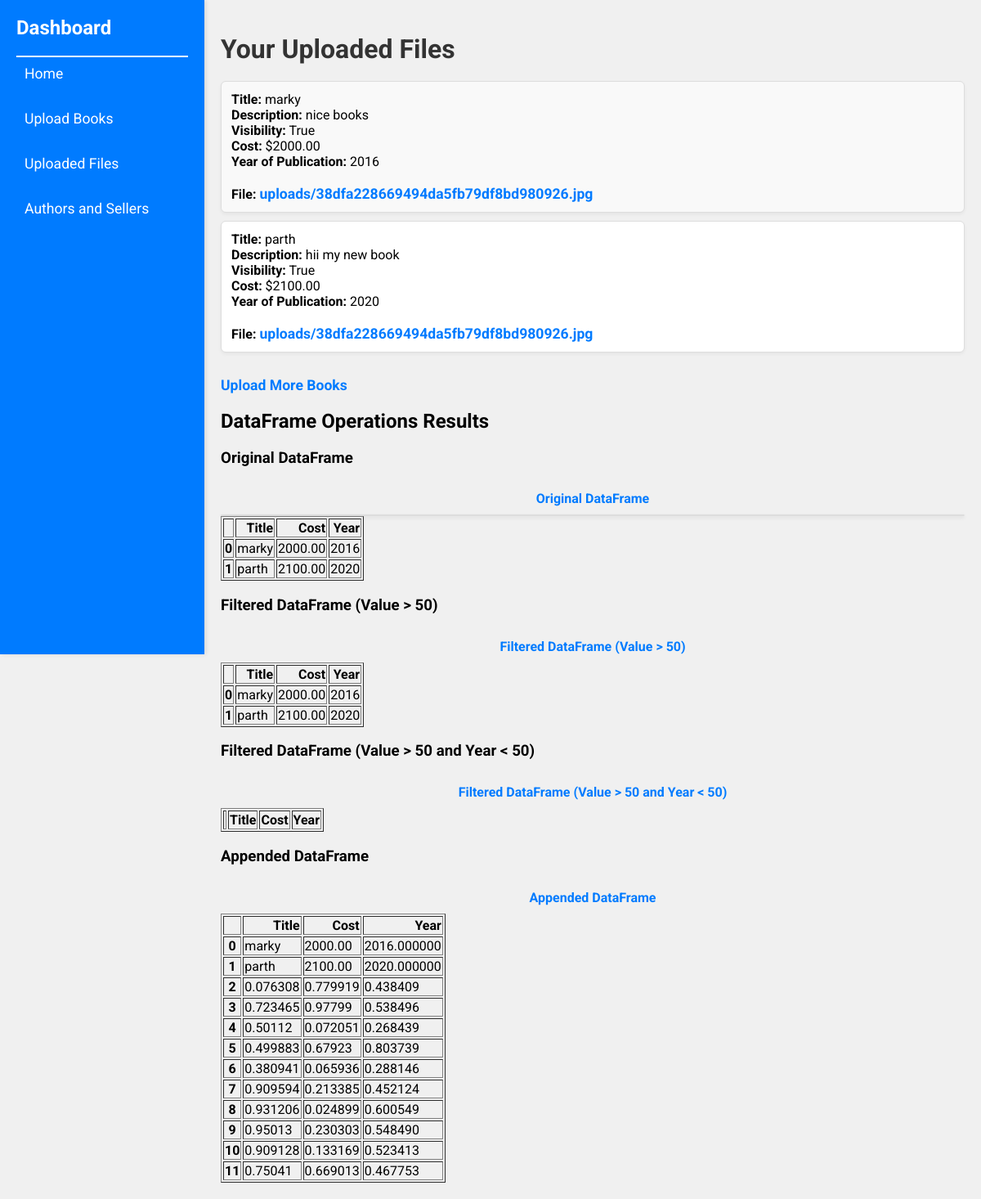
Page /accounts/uploaded_files/ (signed in) on the committed database.
### accounts/models.py (models this page shows, shortened)
class UploadedFile(models.Model):
    user = models.ForeignKey(CustomUser, on_delete=models.CASCADE)  # Link the file to a user
    file = models.FileField(upload_to='uploads/')  # Store the file in the 'uploads/' directory
    title = models.CharField(max_length=255)  # Title of the file/book
    description = models.TextField(blank=True)  # Optional description
    visibility = models.BooleanField(default=True)  # Public or private visibility
    cost = models.DecimalField(max_digits=10, decimal_places=2, blank=True, null=True)  # Optional cost
    year_of_publication = models.PositiveIntegerField(blank=True, null=True)  # Year of publication (optional)
    uploaded_at = models.DateTimeField(auto_now_add=True)  # Timestamp of when the file was uploaded

### accounts/views.py (the view)
# urls.py: path('uploaded_files/', uploaded_files_view, name='uploaded_files'),
@login_required
def uploaded_files_view(request):
    user_files = UploadedFile.objects.filter(user=request.user)
    data = {
        "Title": [file.title for file in user_files],
        "Cost": [file.cost if file.cost is not None else 0 for file in user_files],
        "Year": [file.year_of_publication if file.year_of_publication is not None else 0 for file in user_files],
    }
    df = pd.DataFrame(data)
    filtered_df = df[df["Cost"] > 50]
    filtered_df_two_columns = df[(df["Cost"] > 50) & (df["Year"] < 50)]
    replaced_df = df.replace({"Cost": {0: np.nan}})
    dummy_df = pd.DataFrame(np.random.rand(10, 3), columns=["Title", "Cost", "Year"])
    appended_df = pd.concat([df, dummy_df], ignore_index=True)
    df_html = df.to_html()
    filtered_df_html = filtered_df.to_html()
    filtered_df_two_columns_html = filtered_df_two_columns.to_html()
    replaced_df_html = replaced_df.to_html()
    appended_df_html = appended_df.to_html()
    context = {
        'user_files': user_files,
        'df_html': df_html,
        'filtered_df_html': filtered_df_html,
        'filtered_df_two_columns_html': filtered_df_two_columns_html,
        'replaced_df_html': replaced_df_html,
        'appended_df_html': appended_df_html,
    }
    return render(request, 'uploaded_files.html', context)

### accounts/templates/uploaded_files.html (shortened to what this page needs)
<!DOCTYPE html>
<html lang="en">
    <head>
        <link rel="stylesheet" href="https://cdn.datatables.net/1.10.21/css/jquery.dataTables.min.css">
    </head>
    <body>
        <div class="sidebar">
            <h1>Dashboard</h1>
            <ul>
                <li><a href="{% url 'home' %}">Home</a></li>
                <li><a href="{% url 'upload_books' %}">Upload Books</a></li>
                <li><a href="{% url 'uploaded_files' %}">Uploaded Files</a></li>
                <li><a href="#" id="authors-link">Authors and Sellers</a></li>
            </ul>
        </div>
        <div class="main-content">
            <h1>Your Uploaded Files</h1>
            <ul>
                {% for file in user_files %}
                <li>
                    <strong>Title:</strong> {{ file.title }}<br>
                    <strong>Description:</strong> {{ file.description }}<br>
                    <strong>Visibility:</strong> {{ file.visibility }}<br>
                    <strong>Cost:</strong> ${{ file.cost }}<br>
                    <strong>Year of Publication:</strong> {{ file.year_of_publication }}<br>
                    <strong>File:</strong> <a href="{{ file.file.url }}">{{ file.file.name }}</a>
                </li>
                {% empty %}
                <li>No files uploaded yet.</li>
                {% endfor %}
            </ul>
            <a href="{% url 'upload_books' %}">Upload More Books</a>
            <h2>DataFrame Operations Results</h2>
            <h3>Original DataFrame</h3>
            <table class="dataframe-table">
                <caption>Original DataFrame</caption>
                {{ df_html|safe }}
            </table>
            <h3>Filtered DataFrame (Value > 50)</h3>
            <table class="dataframe-table">
                <caption>Filtered DataFrame (Value > 50)</caption>
                {{ filtered_df_html|safe }}
            </table>
            <h3>Filtered DataFrame (Value > 50 and Year < 50)</h3>
                    <table class="dataframe-table">
                        <caption>Filtered DataFrame (Value > 50 and Year < 50)</caption>
                                {{ filtered_df_two_columns_html|safe }}
                    </table>
                    <h3>Appended DataFrame</h3>
                    <table class="dataframe-table">
                        <caption>Appended DataFrame</caption>
                        {{ appended_df_html|safe }}
                    </table>
        </div>
    </body>
</html>

### accounts/templates/uploaded_files.html (style rules this page uses)
body { font-family: 'Roboto', sans-serif; margin: 0; padding: 0; background-color: #f0f0f0; display: flex; }
.sidebar { width: 250px; background-color: #007bff; color: #ffffff; height: 100vh; padding: 20px; position: fixed; top: 0; left: 0; box-shadow: 2px 0 5px rgba(0, 0, 0, 0.1); box-sizing: border-box; }
.sidebar h1 { font-size: 1.5em; margin: 0; padding-bottom: 20px; border-bottom: 2px solid #ffffff; }
.sidebar ul { list-style-type: none; padding: 0; margin: 0; }
.sidebar ul li { margin-bottom: 15px; }
.sidebar ul li a { color: #ffffff; text-decoration: none; font-size: 1.1em; display: block; padding: 10px; border-radius: 5px; transition: background-color 0.3s ease; }
.main-content { margin-left: 250px; padding: 20px; flex: 1; box-sizing: border-box; }
.main-content h1 { color: #333; margin-bottom: 20px; }
.main-content ul { list-style-type: none; padding: 0; margin: 0; }
.main-content ul li { background-color: #ffffff; padding: 12px; border: 1px solid #ddd; border-radius: 6px; margin-bottom: 10px; box-shadow: 0 2px 4px rgba(0, 0, 0, 0.05); }
.main-content ul li:nth-child(odd) { background-color: #f9f9f9; }
.main-content a { display: inline-block; margin-top: 20px; font-size: 1.1em; color: #007bff; text-decoration: none; font-weight: 700; }
.dataframe-table { width: 100%; border-collapse: collapse; margin-top: 20px; background-color: #ffffff; border: 1px solid #ddd; border-radius: 6px; overflow: hidden; box-shadow: 0 2px 4px rgba(0, 0, 0, 0.1); }
.dataframe-table caption { padding: 10px; font-weight: bold; color: #007bff; }

### rows in the picture
UploadedFile: title "marky", description "nice books", visibility "True", cost "2000.00", year_of_publication "2016", file.name "uploads/38dfa228669494da5fb79df8bd980926.jpg"
UploadedFile: title "parth", description "hii my new book", visibility "True", cost "2100.00", year_of_publication "2020", file.name "uploads/38dfa228669494da5fb79df8bd980926.jpg", title "Title Cost Year 0 marky 2000.00 2016 1 parth 2100.00 2020", title "Title Cost Year 0 marky 2000.00 2016.000000 1 parth 2100.00 2020.000000 2 0.076308 0.779919 0.438409 3 0.723465 0.97799 0.538496 4 0.50112 0.072051 0.268439 5 0.499883 0.67923 0.803739 6 0.380941 0.065936 0.288146 7 0.909594 0.213385 0.452124 8 0.931206 0.024899 0.600549 9 0.95013 0.230303 0.548490 10 0.909128 0.133169 0.523413 11 0.75041 0.669013 0.467753"

### other values in the picture
{{ filtered_df_two_columns_html|safe }} "Title Cost Year"
